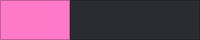
           <widget class="QFrame" name="frame_top_bar">
            <property name="maximumSize">
             <size>
              <width>16777215</width>
              <height>40</height>
             </size>
            </property>
            <property name="styleSheet">
             <string notr="true">background-color: rgb(43, 44, 50);</string>
            </property>
            <property name="frameShape">
             <enum>QFrame::NoFrame</enum>
            </property>
            <property name="frameShadow">
             <enum>QFrame::Raised</enum>
            </property>
            <layout class="QHBoxLayout" name="horizontalLayout_3">
             <property name="spacing">
              <number>0</number>
             </property>
             <property name="leftMargin">
              <number>0</number>
             </property>
             <property name="topMargin">
              <number>0</number>
             </property>
             <property name="rightMargin">
              <number>0</number>
             </property>
             <property name="bottomMargin">
              <number>0</number>
             </property>
             <item>
              <widget class="QFrame" name="frame_toggle">
               <property name="maximumSize">
                <size>
                 <width>70</width>
                 <height>40</height>
                </size>
               </property>
               <property name="styleSheet">
                <string notr="true">background-color: rgb(254, 121, 199);</string>
               </property>
               <property name="frameShape">
                <enum>QFrame::StyledPanel</enum>
               </property>
               <property name="frameShadow">
                <enum>QFrame::Raised</enum>
               </property>
               <layout class="QVBoxLayout" name="verticalLayout_5">
                <property name="spacing">
                 <number>0</number>
                </property>
                <property name="leftMargin">
                 <number>0</number>
                </property>
                <property name="topMargin">
                 <number>0</number>
                </property>
                <property name="rightMargin">
                 <number>0</number>
                </property>
                <property name="bottomMargin">
                 <number>0</number>
                </property>
                <item>
                 <widget class="QPushButton" name="toggle_button">
                  <property name="sizePolicy">
                   <sizepolicy hsizetype="Expanding" vsizetype="Expanding">
                    <horstretch>0</horstretch>
                    <verstretch>0</verstretch>
                   </sizepolicy>
                  </property>
                  <property name="font">
                   <font>
                    <family>Segoe UI Semibold</family>
                    <pointsize>10</pointsize>
                    <weight>50</weight>
                    <italic>false</italic>
                    <bold>false</bold>
                    <underline>false</underline>
                    <strikeout>false</strikeout>
                    <stylestrategy>PreferDefault</stylestrategy>
                    <kerning>true</kerning>
                   </font>
                  </property>
                  <property name="cursor">
                   <cursorShape>PointingHandCursor</cursorShape>
                  </property>
                  <property name="toolTip">
                   <string>Menu</string>
                  </property>
                  <property name="toolTipDuration">
                   <number>-1</number>
                  </property>
                  <property name="statusTip">
                   <string/>
                  </property>
                  <property name="whatsThis">
                   <string/>
                  </property>
                  <property name="styleSheet">
                   <string notr="true">border: 0px solid;</string>
                  </property>
                  <property name="text">
                   <string/>
                  </property>
                  <property name="icon">
                   <iconset>
                    <normaloff>D:/İndirilenler/list.png</normaloff>D:/İndirilenler/list.png</iconset>
                  </property>
                  <property name="iconSize">
                   <size>
                    <width>24</width>
                    <height>24</height>
                   </size>
                  </property>
                 </widget>
                </item>
               </layout>
              </widget>
             </item>
             <item>
              <widget class="QFrame" name="frame_top">
               <property name="frameShape">
                <enum>QFrame::StyledPanel</enum>
               </property>
               <property name="frameShadow">
                <enum>QFrame::Raised</enum>
               </property>
              </widget>
             </item>
            </layout>
           </widget>
